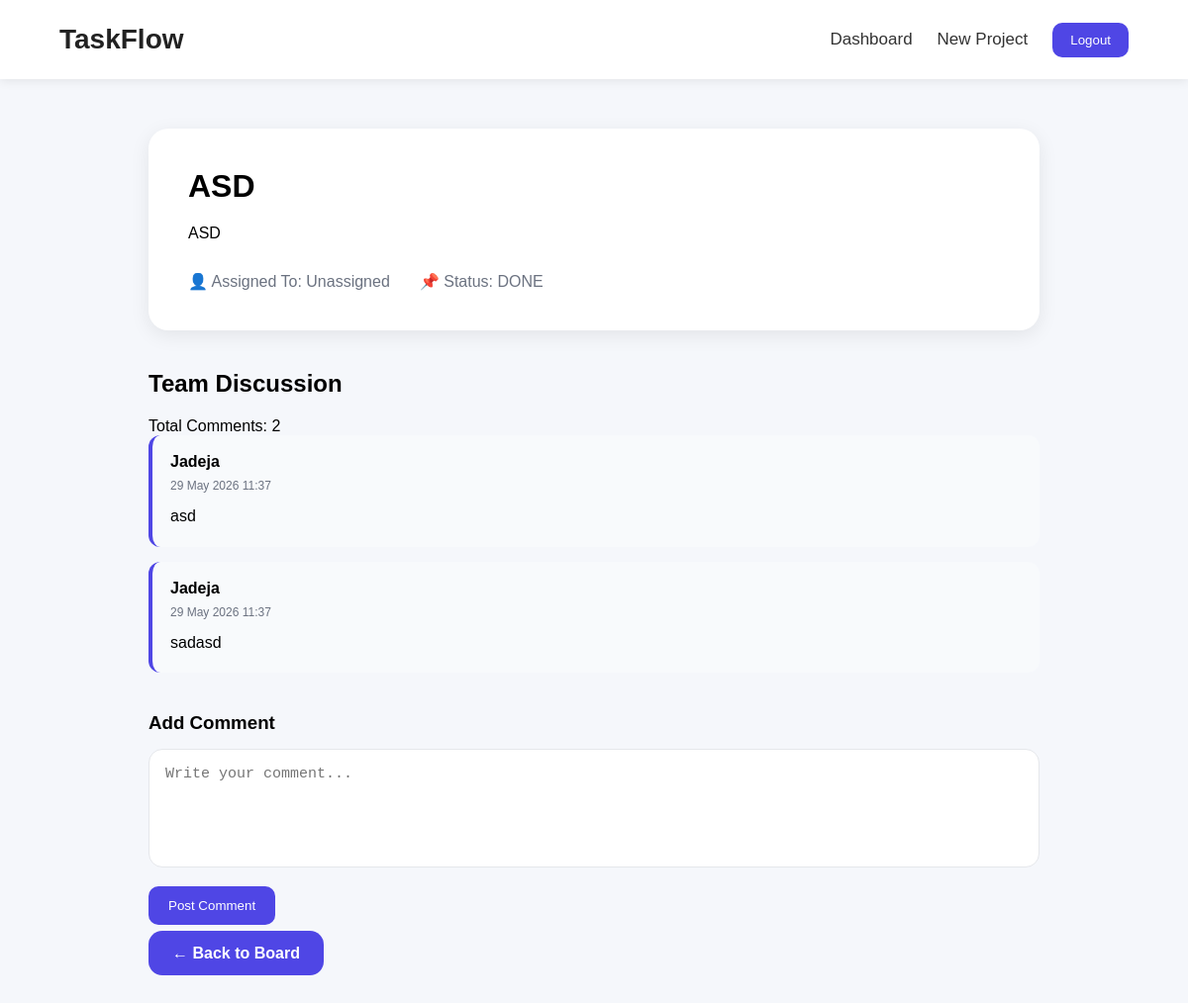
/task/10/ (signed in), run on the app's committed database.
### app/models.py (models this page shows, shortened)
class Task(models.Model):
    STATUS_CHOICES = [
        ('TODO', 'To Do'),
        ('IN_PROGRESS', 'In Progress'),
        ('DONE', 'Done'),
    ]
    project = models.ForeignKey(
        Project,
        on_delete=models.CASCADE
    )
    title = models.CharField(
        max_length=200
    )
    description = models.TextField()
    assigned_to = models.ForeignKey(
        User,
        on_delete=models.SET_NULL,
        null=True,
        blank=True
    )
    status = models.CharField(
        max_length=20,
        choices=STATUS_CHOICES,
        default='TODO'
    )
    created_at = models.DateTimeField(
        auto_now_add=True
    )

class Comment(models.Model):
    task = models.ForeignKey(
        Task,
        on_delete=models.CASCADE
    )
    user = models.ForeignKey(
        User,
        on_delete=models.CASCADE
    )
    text = models.TextField()
    created_at = models.DateTimeField(
        auto_now_add=True
    )

### app/views.py (the view)
# urls.py: path('task/<int:task_id>/',task_detail,name='task_detail'),
@login_required
def task_detail(request, task_id):
    task = Task.objects.get(
        id=task_id
    )
    comments = Comment.objects.filter(
        task=task
    ).order_by('created_at')
    return render(
        request,
        'task_detail.html',
        {
            'task': task,
            'comments': comments
        }
    )

### app/templates/task_detail.html (shortened to what this page needs)
{% extends 'base.html' %}
{% block content %}
<div class="task-detail-container">
    <div class="task-detail-card">
        <h1>{{ task.title }}</h1>
        <p>{{ task.description }}</p>
        <div class="task-meta">
            <p>
                👤 Assigned To:
                {% if task.assigned_to %}
                    {{ task.assigned_to.username }}
                {% else %}
                    Unassigned
                {% endif %}
            </p>
            <p>
                📌 Status:
                {{ task.status }}
            </p>
        </div>
    </div>
    <div class="comments-section">
        <h2>
            Team Discussion
        </h2>
        <p>
            Total Comments:
            {{ comments.count }}
        </p>
        {% for comment in comments %}
            <div class="comment-card">
                <strong>
                    {{ comment.user.username }}
                </strong>
                <span>
                    {{ comment.created_at|date:"d M Y H:i" }}
                </span>
                <p>
                    {{ comment.text }}
                </p>
            </div>
        {% empty %}
            <div class="comment-card">
                No comments yet.
            </div>
        {% endfor %}
    </div>
    <div class="comment-form">
        <h3>
            Add Comment
        </h3>
        <form method="POST"
              action="{% url 'add_comment' task.id %}">
            <textarea
                name="comment"
                placeholder="Write your comment..."
                required></textarea>
            <button type="submit">
                Post Comment
            </button>
        </form>
    </div>
    <div style="margin-top:20px;">
        <a href="{% url 'project_board' task.project.id %}"
           class="create-btn">
            ← Back to Board
        </a>
    </div>
</div>
{% endblock %}

### app/static/style.css (style rules this page uses)
* { margin:0; padding:0; box-sizing:border-box; }
body { font-family:Arial,sans-serif; background:#f5f7fb; }
.create-btn { background:#4f46e5; color:white; padding:14px 24px; border-radius:14px; text-decoration:none; font-weight:bold; transition:0.3s; }
textarea { width:100%; min-height:140px; padding:16px; border:1px solid #e5e7eb; border-radius:14px; resize:none; font-size:15px; }
.task-detail-container { max-width:900px; margin:50px auto; }
.task-detail-card { background:white; padding:40px; border-radius:20px; box-shadow:0 5px 20px rgba(0,0,0,0.08); }
.task-detail-card h1 { margin-bottom:20px; }
.task-meta { margin-top:30px; display:flex; gap:30px; color:#6b7280; }
.comments-section { margin-top:40px; }
.comments-section h2 { margin-bottom:20px; }
.comment-card { background:#f8fafc; padding:18px; border-radius:12px; margin-bottom:15px; border-left:4px solid #4f46e5; }
.comment-card strong { display:block; margin-bottom:5px; }
.comment-card span { font-size:12px; color:#6b7280; }
.comment-card p { margin-top:10px; line-height:1.6; }
.comment-form { margin-top:40px; }
.comment-form textarea { width:100%; min-height:120px; margin-top:15px; margin-bottom:15px; }
.comment-form button { background:#4f46e5; color:white; border:none; padding:12px 20px; border-radius:10px; cursor:pointer; }

### data on the page
Task: title "ASD", description "ASD", status "DONE"
Comment: user.username "Jadeja", created_at "29 May 2026 11:37", text "asd"
Comment: user.username "Jadeja", created_at "29 May 2026 11:37", text "sadasd"

### other printed values
{{ comments.count }} "2"
